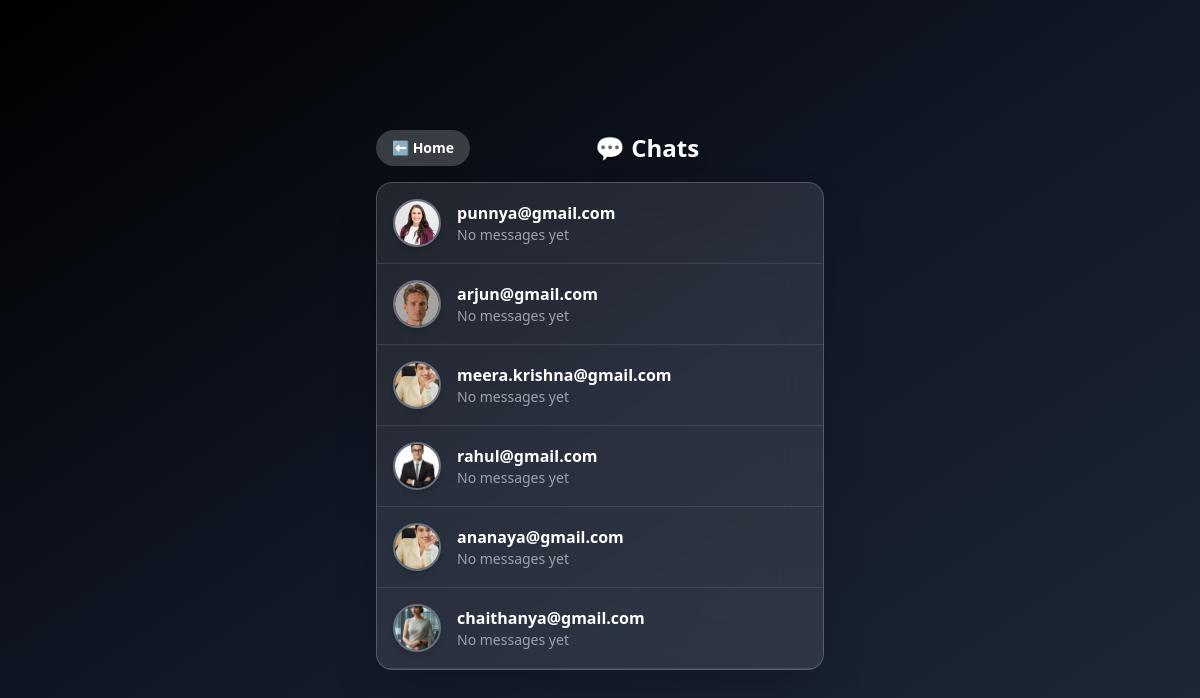
The app's page /chat_list/ (signed in) with its own data.
### danceapp/models.py (models this page shows)
class Trainer(models.Model):
    name=models.CharField(max_length=100,null=True,blank=True)
    email=models.EmailField(max_length=100,null=True,blank=True,unique=True)
    phone=models.IntegerField(null=True,blank=True)
    password=models.CharField(max_length=20,null=True,blank=True)
    experience=models.IntegerField(null=True,blank=True)
    idproof=models.FileField(upload_to='images/',null=True,blank=True)
    GENDER_CHOICES=[
        ('M','male'),
        ('F','female'),
        ('O','other'),
    ]
    gender=models.CharField(max_length=1,choices=GENDER_CHOICES,null=True,blank=True)
    image=models.FileField(upload_to='images/',null=True,blank=True)
    isapproved=models.BooleanField(default=False)
    isrejected=models.BooleanField(default=False)

### danceapp/views.py (the view)
# urls.py: path('chat_list/', views.chat_list, name='chat_list'),
def chat_list(request):
    sender_email = request.session.get('email')
    if not sender_email:
        return redirect('trainerlogin')
    if models.Trainer.objects.filter(email=sender_email).exists():
        users = models.Registration.objects.all()
    elif models.Registration.objects.filter(email=sender_email).exists():
        users = models.Trainer.objects.all()
    else:
        return redirect('trainerlogin')
    chat_users = []
    for user in users:
        last_message = ChatMessage.objects.filter(
            Q(sender=sender_email, receiver=user.email) |
            Q(sender=user.email, receiver=sender_email)
        ).order_by('-timestamp').first()
        unread_count = ChatMessage.objects.filter(
            sender=user.email,
            receiver=sender_email,
            is_read=False
        ).count()
        chat_users.append({
            'user': user,
            'last_message': last_message,
            'unread_count': unread_count
        })
    return render(request, 'chat_list.html', {
        'chat_users': chat_users
    })

### danceapp/templates/chat_list.html (shortened to what this page needs)
<!DOCTYPE html>
<html>
<head>
    <script src="https://cdn.tailwindcss.com"></script>
</head>
<body class="min-h-screen bg-gradient-to-br from-black via-gray-900 to-gray-800 flex items-center justify-center p-6">
<div class="w-full max-w-md">
    <div class="flex items-center justify-between mb-4">
        <a href="javascript:history.back()"
           class="bg-white/20 backdrop-blur-md text-white px-4 py-2 rounded-full text-sm font-semibold hover:bg-white/30 transition">
            ⬅ Home
        </a>
        <h2 class="text-2xl font-bold text-white drop-shadow-lg">
            💬 Chats
        </h2>
    </div>
    <div class="bg-white/10 backdrop-blur-xl rounded-2xl shadow-2xl overflow-hidden border border-white/20">
    {% for item in chat_users %}
    <a href="{% url 'chat_detail' item.user.email %}"
       class="flex justify-between items-center p-4 border-b border-white/10 hover:bg-white/20 transition duration-300">
        <div class="flex items-center gap-4">
            <div class="relative">
                <img src="{% if item.user.profile_pic %}{{ item.user.profile_pic.url }}{% elif item.user.image %}{{ item.user.image.url }}{% else %}https://via.placeholder.com/40{% endif %}"
                     class="w-12 h-12 rounded-full object-cover border-2 border-gray-500 shadow-md">
            </div>
            <div>
                <p class="font-semibold text-white">
                    {{ item.user.email }}
                </p>
                {% if item.last_message %}
                    <p class="text-sm text-gray-300 truncate w-44">
                        {% if item.last_message.content %}
                            {{ item.last_message.content }}
                        {% else %}
                            📎 Media file
                        {% endif %}
                    </p>
                {% else %}
                    <p class="text-sm text-gray-400">
                        No messages yet
                    </p>
                {% endif %}
            </div>
        </div>
    </a>
    {% endfor %}
    </div>
</div>
</body>
</html>

### records on screen
Trainer: image (picture), user.email "punnya@gmail.com"
Trainer: image (picture), user.email "arjun@gmail.com"
Trainer: image (picture), user.email "meera.krishna@gmail.com"
Trainer: image (picture), user.email "rahul@gmail.com"
Trainer: image (picture), user.email "ananaya@gmail.com"
Trainer: image (picture), user.email "chaithanya@gmail.com"
